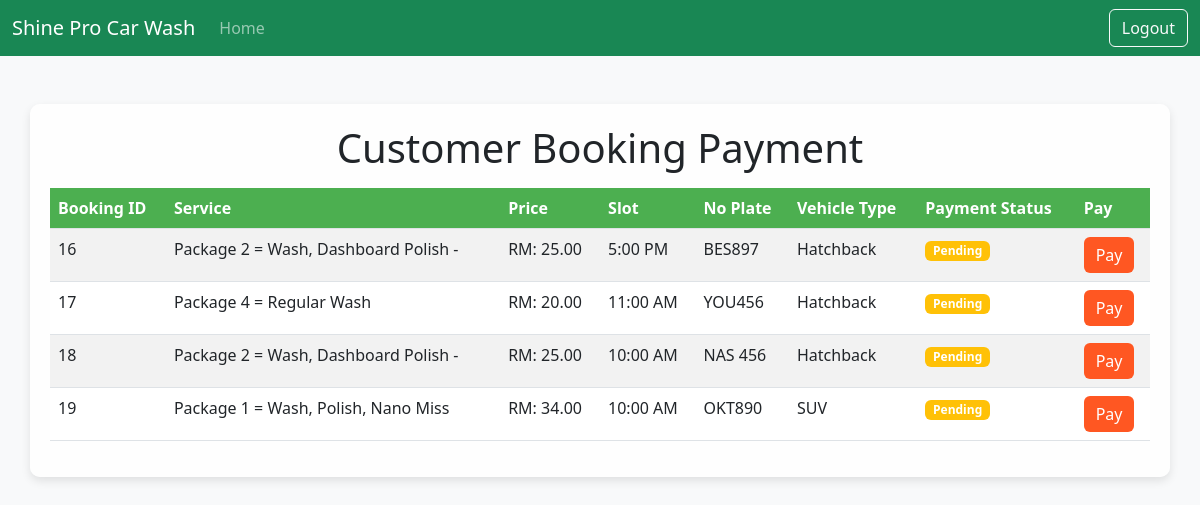
The page /payment/1/ on the database as committed earlier.
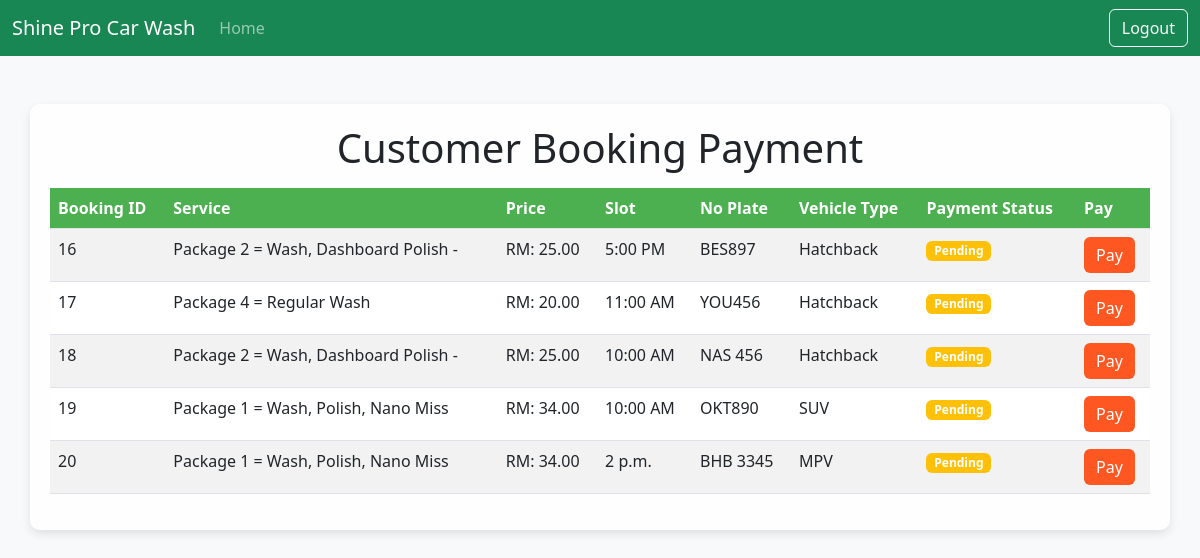
The same page on the database as committed later.
### carwash/models.py (models this page shows)
class Booking(models.Model):
    booking_id = models.AutoField(primary_key=True)
    customer = models.ForeignKey(User, on_delete=models.CASCADE)
    service = models.ForeignKey(Service, on_delete=models.CASCADE)
    vehicle_type = models.CharField(null=True,max_length=20)
    no_plate = models.CharField(max_length=15,null=True,blank=True)
    no_phone = models.CharField(max_length=100,null=True,blank=True)
    slot = models.CharField(null=True, max_length=50)
    status = models.CharField(max_length=100,default="Not yet")
    payment_status = models.BooleanField(default=False)
    payment_proof = models.FileField(upload_to='payment_receipts/', null=True, blank=True)

class Service(models.Model):
    service_id = models.AutoField(primary_key=True)
    service_name = models.CharField(max_length=100)
    price = models.DecimalField(max_digits=10, decimal_places=2)

### carwash/views.py (the view)
# urls.py: path('payment/<int:user_id>/', views.payment_customer, name='payment_customer'),
def payment_customer(request, user_id):
    bookings = Booking.objects.all()
    context = {
        'bookings': bookings,
        'Allservices': Service.objects.all(),
        'user_id':user_id
    }
    return render(request, 'carwash/paymentCustomer.html', context)

### carwash/templates/carwash/paymentCustomer.html (shortened to what this page needs)
<!DOCTYPE html>
<html lang="en">
<head>
    <link href="https://cdn.jsdelivr.net/npm/bootstrap@5.3.0-alpha3/dist/css/bootstrap.min.css" rel="stylesheet">
</head>
<body>
    <nav class="navbar navbar-expand-lg navbar-dark bg-success">
        <div class="container-fluid">
            <a class="navbar-brand" href="#">Shine Pro Car Wash</a>
            <div class="collapse navbar-collapse" id="navbarNav">
                <ul class="navbar-nav me-auto mb-2 mb-lg-0">
                    <li class="nav-item">
                        <a class="nav-link" href="{% url 'adminMain' user_id=request.user.id %}">Home</a>
                    </li>
                </ul>
                <a class="btn btn-outline-light" href="{% url 'logout' %}">Logout</a>
            </div>
        </div>
    </nav>
    <div class="container mt-5">
        <h1 class="text-center">Customer Booking Payment</h1>
        <table class="table table-striped mt-3">
            <thead>
                <tr>
                    <th>Booking ID</th>
                    <th>Service</th>
                    <th>Price</th>
                    <th>Slot</th>
                    <th>No Plate</th>
                    <th>Vehicle Type</th>
                    <th>Payment Status</th>
                    <th>Pay</th>
                </tr>
            </thead>
            <tbody>
                {% if bookings %}
                {% for booking in bookings %}
                <tr>
                    <td>{{ booking.booking_id }}</td>
                    {% for service in Allservices %}
                    {% if service.service_id == booking.service_id %}
                    <td>{{ service.service_name }}</td>
                    <td>RM: {{ service.price }}</td>
                    {% endif %}
                    {% endfor %}
                    <td>{{ booking.slot }}</td>
                    <td>{{ booking.no_plate }}</td>
                    <td>{{ booking.vehicle_type }}</td>
                    <td>
                        <span
                            class="badge {% if booking.payment_status %}badge-success{% else %}badge-warning{% endif %}">
                            {% if booking.payment_status %}Already Paid{% else %}Pending{% endif %}
                        </span>
                    </td>
                    <td>
                        {% if not booking.payment_status %}
                        <button type="button" class="btn btn-primary" data-bs-toggle="modal"
                            data-bs-target="#paymentModal{{ booking.booking_id }}">
                            Pay
                        </button>
                        {% else %}
                        <span class="badge bg-secondary">Paid</span>
                        {% endif %}
                    </td>
                </tr>
                {% endfor %}
                {% else %}
                <tr>
                    <td colspan="8" class="text-center">No bookings available.</td>
                </tr>
                {% endif %}
            </tbody>
        </table>
    </div>
</body>
</html>

Rows that differ between the two databases and show on the page:
added Booking: booking_id "20", slot "2 p.m.", no_plate "BHB 3345", vehicle_type "MPV", payment_status "Pending", Service (service_name "Package 1 = Wash, Polish, Nano Miss", price "34.00")
